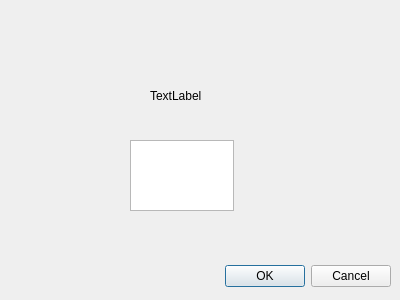
<?xml version="1.0" encoding="UTF-8"?>
<ui version="4.0">
 <class>Dialog</class>
 <widget class="QDialog" name="Dialog">
  <property name="geometry">
   <rect>
    <x>0</x>
    <y>0</y>
    <width>400</width>
    <height>300</height>
   </rect>
  </property>
  <property name="windowTitle">
   <string>Dialog</string>
  </property>
  <widget class="QDialogButtonBox" name="buttonBox">
   <property name="geometry">
    <rect>
     <x>50</x>
     <y>260</y>
     <width>341</width>
     <height>32</height>
    </rect>
   </property>
   <property name="orientation">
    <enum>Qt::Horizontal</enum>
   </property>
   <property name="standardButtons">
    <set>QDialogButtonBox::Cancel|QDialogButtonBox::Ok</set>
   </property>
  </widget>
  <widget class="QLabel" name="label">
   <property name="geometry">
    <rect>
     <x>150</x>
     <y>90</y>
     <width>56</width>
     <height>12</height>
    </rect>
   </property>
   <property name="text">
    <string>TextLabel</string>
   </property>
  </widget>
  <widget class="QTextEdit" name="textEdit">
   <property name="geometry">
    <rect>
     <x>130</x>
     <y>140</y>
     <width>104</width>
     <height>71</height>
    </rect>
   </property>
  </widget>
 </widget>
 <resources/>
 <connections>
  <connection>
   <sender>buttonBox</sender>
   <signal>accepted()</signal>
   <receiver>Dialog</receiver>
   <slot>accept()</slot>
   <hints>
    <hint type="sourcelabel">
     <x>268</x>
     <y>274</y>
    </hint>
    <hint type="destinationlabel">
     <x>157</x>
     <y>274</y>
    </hint>
   </hints>
  </connection>
  <connection>
   <sender>buttonBox</sender>
   <signal>rejected()</signal>
   <receiver>Dialog</receiver>
   <slot>reject()</slot>
   <hints>
    <hint type="sourcelabel">
     <x>316</x>
     <y>260</y>
    </hint>
    <hint type="destinationlabel">
     <x>286</x>
     <y>274</y>
    </hint>
   </hints>
  </connection>
  <connection>
   <sender>textEdit</sender>
   <signal>textChanged()</signal>
   <receiver>label</receiver>
   <slot>clear()</slot>
   <hints>
    <hint type="sourcelabel">
     <x>161</x>
     <y>177</y>
    </hint>
    <hint type="destinationlabel">
     <x>169</x>
     <y>96</y>
    </hint>
   </hints>
  </connection>
 </connections>
</ui>
